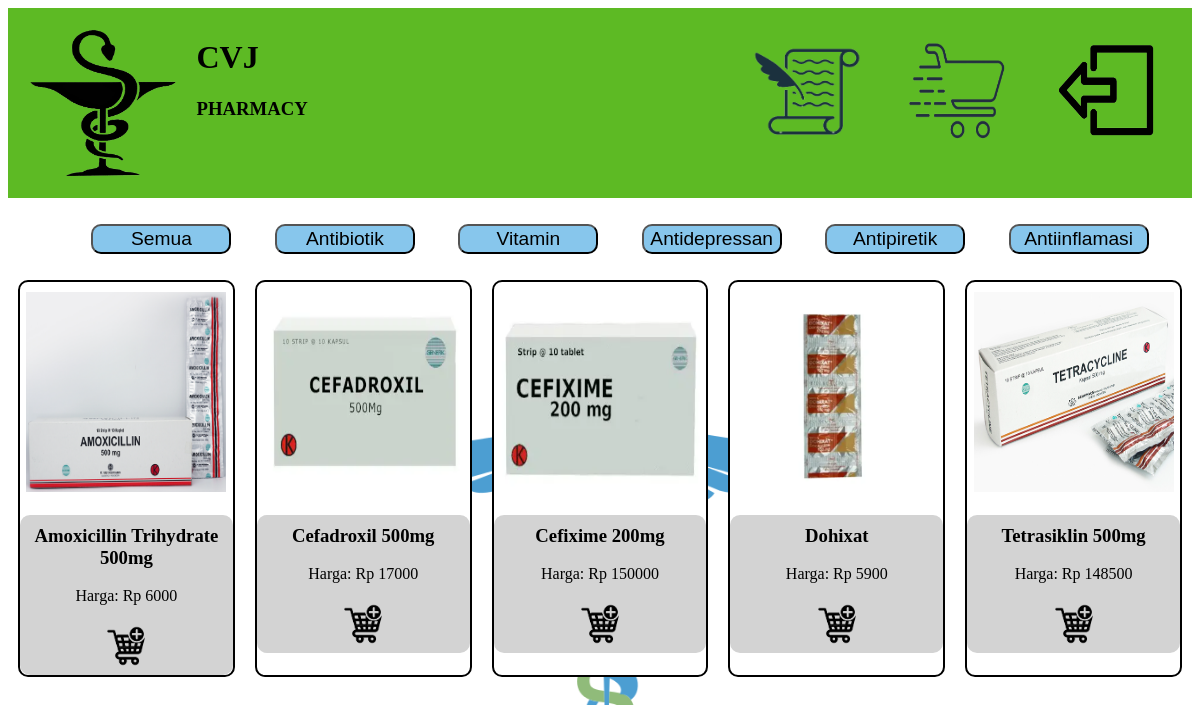
Page /customer.php?kategori=Antibiotik on the committed database.
### tables this page shows
CREATE TABLE `product` (
  `product_name` varchar(100) NOT NULL,
  `product_price` int(11) NOT NULL,
  `kategori` varchar(25) NOT NULL,
  `id` int(11) NOT NULL
);

### customer.php (the view, shortened to what this page needs)
<?php
    $user = $_GET['user'];
    $kategori = $_GET['kategori'];
?>
<!DOCTYPE html>
<html lang="en">
<head>
    <link rel="stylesheet" href="style.css">
</head>
<body>
    <div class="header">
        <div class="logo">
            <img src="images/logo_apotek.png" alt="logo_apotek" width=150px height= 150px>
        </div>
        <div class="pharmacy">
            <h1>CVJ</h1>
            <h3>PHARMACY</h3>
        </div>
        <div class="cart">
        <?php if ($user !== "guest") { ?>
            <form action="history.php" method="get">
                <input type="image" src="images/history_.png" alt="Submit" width=110px height= 100px id="cartl" style="margin: 20px;">
            </form>
            <form action="cart.php" method="get">
                <input type="image" src="images/cart_.png" alt="Submit" width=110px height= 110px id="cartl" style="margin: 20px;">
            </form>
            <a href="index.php">
                <img src="images/log_out.png" alt="" width=110px height= 110px id= "logo" style="margin: 20px;">
            </a>
        <?php } ?>
        </div>
    </div>
    <div class="navbar">
        <form action="customer.php" method="get">
            <ul>
                <li>
                    <input type="submit" name="kategori" value="Semua" class="custom-button">
                </li>
                <li>
                    <input type="submit" name="kategori" value="Antibiotik" class="custom-button">
                </li>
                <li>
                    <input type="submit" name="kategori" value="Vitamin" class="custom-button">
                </li>
                <li>
                    <input type="submit" name="kategori" value="Antidepressan" class="custom-button">
                </li>
                <li>
                    <input type="submit" name="kategori" value="Antipiretik" class="custom-button">
                </li>
                <li>
                    <input type="submit" name="kategori" value="Antiinflamasi" class="custom-button">
                </li>
            </ul>
        </form>
        </div>
    <div class="product">
        <?php
            include 'connect.php';
            $conn = mysqli_connect($host, $username,$password, $dbname);
            if ($kategori == 'Semua') {
                $query = "SELECT product_name, product_price FROM product";
                $result = mysqli_query($conn, $query);
            while ($row = $result->fetch_assoc()) {
                $productName = $row['product_name'];
                $productPrice = $row['product_price'];
                ?>
                <div class="product1">
                    <img src="images/<?php echo $productName; ?>.png" alt="" width=200px height=200px>
                    <div>
                        <h3><?php echo $productName; ?></h3>
                    <p>Harga: Rp <?php echo $productPrice; ?></p>
                    <?php if ($user !== "guest") { ?>
                        <form action="add_to_database.php" method="post">
                        <input type="hidden" name="user" value="<?php echo $user; ?>">
                        <input type="hidden" name="productName" value="<?php echo $productName; ?>">
                        <input type="hidden" name="productPrice" value="<?php echo $productPrice; ?>">
                        <input type="image" src="images/add_to_carts.png" alt="Submit" width=50px height=50px class='add_cart'>
                    </form>
                    <?php }
                            else {  ?>
                                <form action="index.php" method="post">
                                    <input type="image" src="images/add_to_carts.png" alt="Submit" width=50px height=50px onclick="guestAlert()">
                                </form>
                                <?php  }?>
                    </div>
                </div>
                <?php
                    }
                    }
            else {
                $query = "SELECT product_name, product_price FROM product WHERE kategori = '$kategori'";
                $result = mysqli_query($conn, $query);
                while ($row = $result->fetch_assoc()) {
                    $productName = $row['product_name'];
                    $productPrice = $row['product_price'];
                    ?>
                    <div class="product1">
                        <img src="images/<?php echo $productName; ?>.png" alt="" width=200px height=200px>
                        <div>
                            <h3><?php echo $productName; ?></h3>
                        <p>Harga: Rp <?php echo $productPrice; ?></p>
                        <?php if ($user !== "guest") { ?>
                            <form action="add_to_database.php" method="post">
                            <input type="image" src="images/add_to_carts.png" alt="Submit" width=50px height=50px>
                        </form>
                        <?php }
                                else {  ?>
                                    <form action="index.php" method="post">
                                    <input type="image" src="images/add_to_carts.png" alt="Submit" width=50px height=50px onclick="guestAlert()">
                                    <?php  }?>
                        </div>
                    </div>
                    <?php
                        }
            }
                ?>
    </div>
</body>
</html>

### style.css (style rules this page uses)
div.header { display: grid; grid-template-columns: 1fr 3fr 1fr; padding: 10px; background-color: rgb(93, 186, 36, 1); }
div.logo img { display: flex; margin: 10px; }
div.cart { display: flex; }
div.cart img { margin: 10px; }
div.product { display: grid; grid-template-columns: 1fr 1fr 1fr 1fr 1fr; margin-top: 10px; }
div.product1 { border: solid 2px; margin: 10px; text-align: center; padding-top: 10px; border-radius: 10px; background-color: #ffffff; }
div.product1 > div { background-color: #D3D3D3; border-radius: 10px; transition: transform 0.5s ease; }
div.product1 > div > h3 { padding-top: 10px; }
div.navbar { display: block; }
div.navbar ul { list-style: none; display: flex; justify-content: space-evenly; }
.custom-button { background-color: #87c6ec; height: 30px; width: 140px; border-radius: 10px; margin-top: 10px; font-size: larger; transition: background-color 0.3s ease; cursor: pointer; }

### rows in the picture
product: product_name (picture), product_name "Amoxicillin Trihydrate 500mg", product_price "6000"
product: product_name (picture), product_name "Cefadroxil 500mg", product_price "17000"
product: product_name (picture), product_name "Cefixime 200mg", product_price "150000"
product: product_name (picture), product_name "Dohixat", product_price "5900"
product: product_name (picture), product_name "Tetrasiklin 500mg", product_price "148500"
